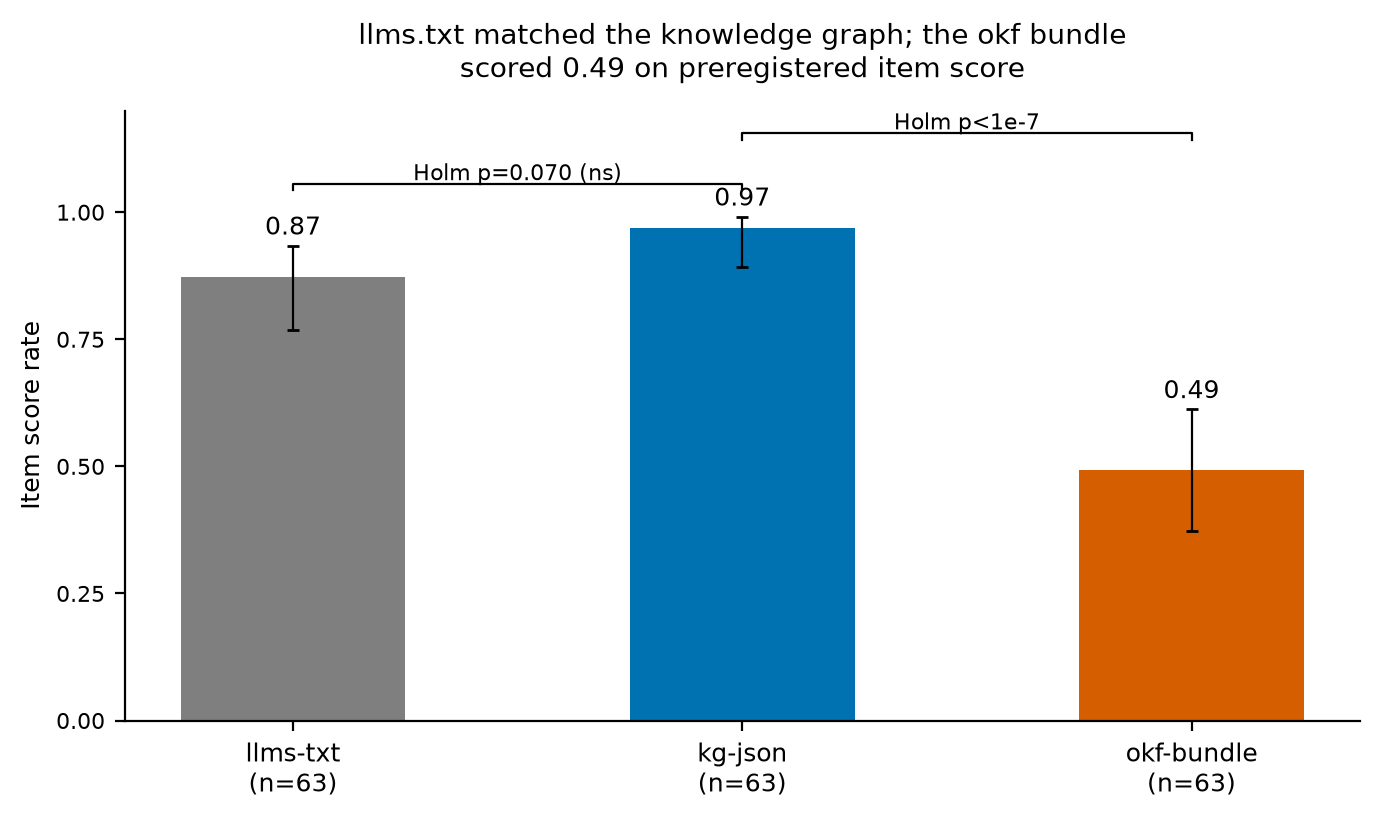

Write Python code to recreate this figure.
"""Figure 1: preregistered item-score rate per arm with 95% Wilson intervals.

Regenerate: uv run --with matplotlib python figures/fig1-arm-comparison.py
Reads only committed results/raw-v2/<arm>/run-*.json records (item_score
bool). Item score = correct answer or correct abstention under the
preregistered answerability map (seal-v2.json). Primary endpoint: pairwise
McNemar exact test with Holm-Bonferroni across the 3 pairs.
"""

import json
import math
import pathlib

import matplotlib

matplotlib.use("Agg")
import matplotlib.pyplot as plt

RAW = pathlib.Path(__file__).resolve().parents[1] / "results" / "raw-v2"
ARMS = ["llms-txt", "kg-json", "okf-bundle"]
COLORS = {"llms-txt": "#7f7f7f", "kg-json": "#0072B2", "okf-bundle": "#D55E00"}
# Holm-adjusted McNemar exact p-values from results/analysis-v2.json.
BRACKETS = [
    ("llms-txt", "kg-json", "Holm p=0.070 (ns)", 1.055),
    ("kg-json", "okf-bundle", "Holm p<1e-7", 1.155),
]


def load_counts():
    counts = {}
    for arm in ARMS:
        paths = sorted((RAW / arm).glob("run-*.json"))
        if not paths:
            continue
        records = [json.loads(p.read_text()) for p in paths]
        k = sum(1 for rec in records if rec["item_score"])
        counts[arm] = (k, len(records))
    return counts


def wilson_interval(k, n, z=1.959963985):
    if n == 0:
        return 0.0, 0.0, 0.0
    p = k / n
    denom = 1.0 + z * z / n
    center = (p + z * z / (2.0 * n)) / denom
    half = z * math.sqrt(p * (1.0 - p) / n + z * z / (4.0 * n * n)) / denom
    return p, max(0.0, center - half), min(1.0, center + half)


def main():
    counts = load_counts()
    if not counts:
        print("no records under results/raw-v2/ yet; run the bench first "
              "(recipe/run-bench.sh)")
        return
    arms = [a for a in ARMS if a in counts]

    fig, ax = plt.subplots(figsize=(7.0, 4.2), dpi=200)
    for spine in ("top", "right"):
        ax.spines[spine].set_visible(False)
    xs = {arm: i for i, arm in enumerate(arms)}
    for arm in arms:
        k, n = counts[arm]
        p, lo, hi = wilson_interval(k, n)
        ax.bar(xs[arm], p, width=0.5, color=COLORS[arm], zorder=2)
        ax.errorbar(xs[arm], p, yerr=[[p - lo], [hi - p]], capsize=2,
                    elinewidth=0.8, color="#000000", zorder=3)
        ax.annotate(f"{p:.2f}", (xs[arm], hi), textcoords="offset points",
                    xytext=(0, 4), ha="center", fontsize=9)
    ax.set_xticks([xs[a] for a in arms])
    ax.set_xticklabels([f"{a}\n(n={counts[a][1]})" for a in arms], fontsize=9)
    ax.set_ylabel("Item score rate", fontsize=9)
    ax.tick_params(axis="y", labelsize=8)
    ax.set_ylim(0, 1.2)
    ax.set_yticks([0, 0.25, 0.5, 0.75, 1.0])

    for left, right, label, y in BRACKETS:
        x0, x1 = xs[left], xs[right]
        ax.plot([x0, x0, x1, x1], [y - 0.012, y, y, y - 0.012],
                linewidth=0.8, color="#000000", clip_on=False)
        ax.text((x0 + x1) / 2, y + 0.008, label, ha="center", fontsize=8)

    ax.set_title("llms.txt matched the knowledge graph; the okf bundle\n"
                 "scored 0.49 on preregistered item score",
                 fontsize=10, pad=12)
    fig.tight_layout()
    out = pathlib.Path(__file__).resolve().parent / "fig1-arm-comparison.png"
    fig.savefig(out, bbox_inches="tight")
    print(f"wrote {out}")


if __name__ == "__main__":
    main()
